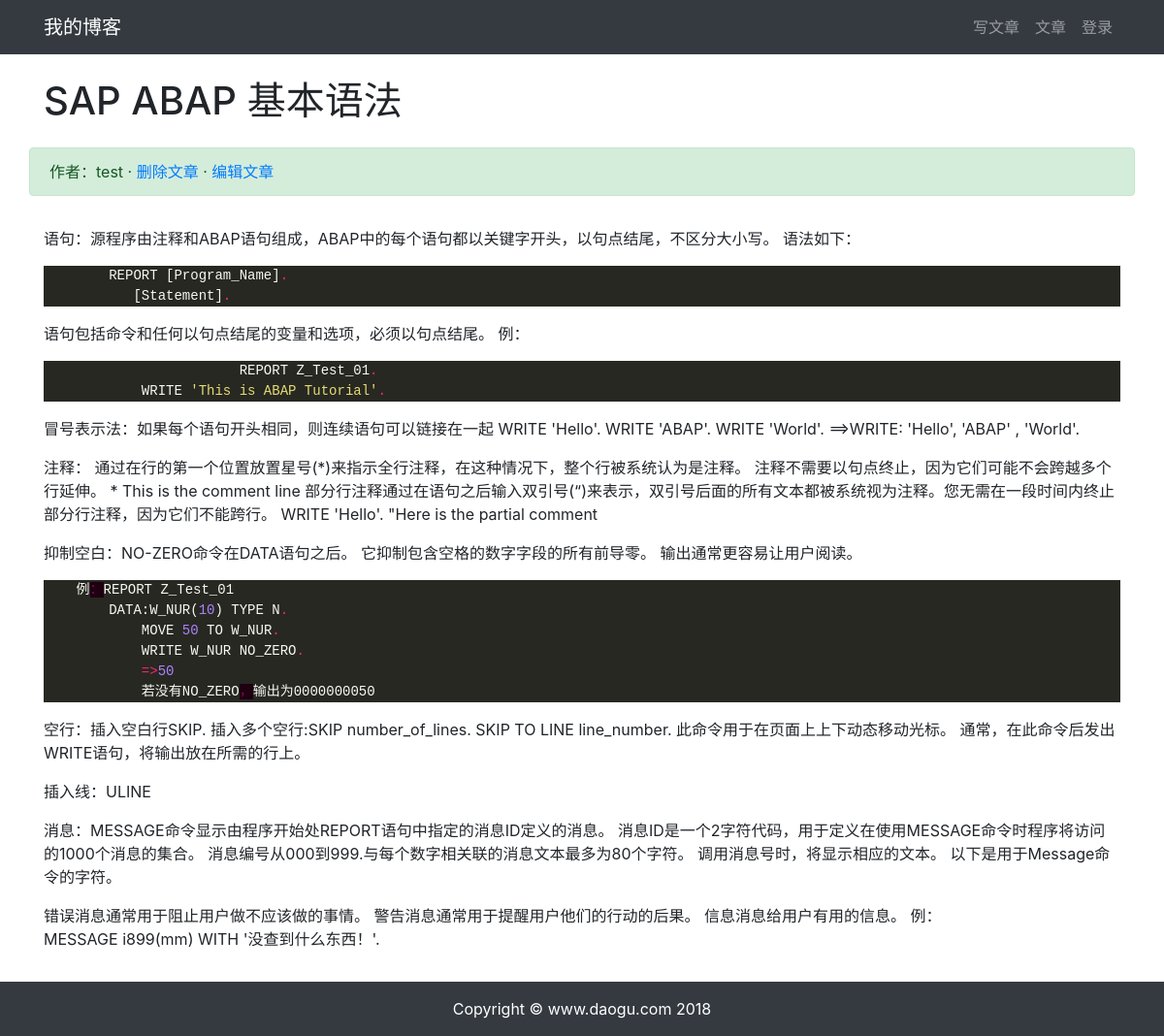
The app's page /article/article-detail/27/ with its own data.
### article/models.py (models this page shows, shortened)
class ArticlePost(models.Model):
    author = models.ForeignKey(User, on_delete=models.CASCADE)
    title = models.CharField(max_length=100)
    body = models.TextField()
    created = models.DateTimeField(default=timezone.now)
    updated = models.DateTimeField(auto_now=True)
    class Meta:
        ordering = ('-created',)

### article/views.py (the view)
# urls.py: path('article-detail/<int:id>/', views.article_detail, name='article_detail'),
def article_detail(request, id):
    article = ArticlePost.objects.get(id=id)
    article.body = markdown.markdown(article.body,
        extensions=[
        'markdown.extensions.extra',
        'markdown.extensions.codehilite',
        ]
    )
    context = { 'article': article }
    return render(request, 'article/detail.html', context)

### templates/article/detail.html (shortened to what this page needs)
{% extends "base.html" %}
{% load staticfiles %}
{% block content %}
<div class="container">
    <div class="row">
        <h1 class="col-12 mt-4 mb-4">{{ article.title }}</h1>
        <div class="col-12 alert alert-success">作者：{{ article.author }}
         · <a href="{% url "article:article_delete" article.id %}">删除文章</a>
         · <a href="{% url "article:article_update" article.id %}">编辑文章</a>
        </div>
        <div class="col-12">
            <p>{{ article.body|safe }}</p>
        </div>
    </div>
</div>
{% endblock content %}

### static/md_css/monokai.css (style rules this page uses)
.codehilite { background: #272822; color: #f8f8f2 }
.codehilite .err { color: #960050; background-color: #1e0010 }
.codehilite .n { color: #f8f8f2 }
.codehilite .o { color: #f92672 }
.codehilite .p { color: #f8f8f2 }
.codehilite .mi { color: #ae81ff }
.codehilite .s1 { color: #e6db74 }

### records on screen
ArticlePost: title "SAP ABAP 基本语法", author "test", body "语句：源程序由注释和ABAP语句组成，ABAP中的每个语句都以关键字开头，以句点结尾，不区分大小写。 语法如下： REPORT [ Program_Name ] . [ Statement ] . 语句包括命令和任何以句点结尾的变量和选项，必须以句点结尾。 例： REPORT Z_Test_01 . WRITE 'This is ABAP Tutorial' . 冒号表示法：如果每个语句开头相同，则连续语句可以链接在一起 WRITE 'Hello'. WRITE 'ABAP'. WRITE 'World'. ==>WRITE: 'Hello', 'ABAP' , 'World'. 注释： 通过在行的第一个位置放置星号(*)来指示全行注释，在这种情况下，整个行被系统认为是注释。 注释不需要以句点终止，因为它们可能不会跨越多个行延伸。 * This is the comment line 部分行注释通过在语句之后输入双引号(“)来表示，双引号后面的所有文本都被系统视为注释。您无需在一段时间内终止部分行注释，因为它们不能跨行。 WRITE 'Hello'. \"Here is the partial comment 抑制空白：NO-ZERO命令在DATA语句之后。 它抑制包含空格的数字字段的所有前导零。 输出通常更容易让用户阅读。 例 ： REPORT Z_Test_01 DATA : W_NUR ( 10 ) TYPE N . MOVE 50 TO W_NUR . WRITE W_NUR NO_ZERO . => 50 若没有NO_ZERO ， 输出为0000000050…"
